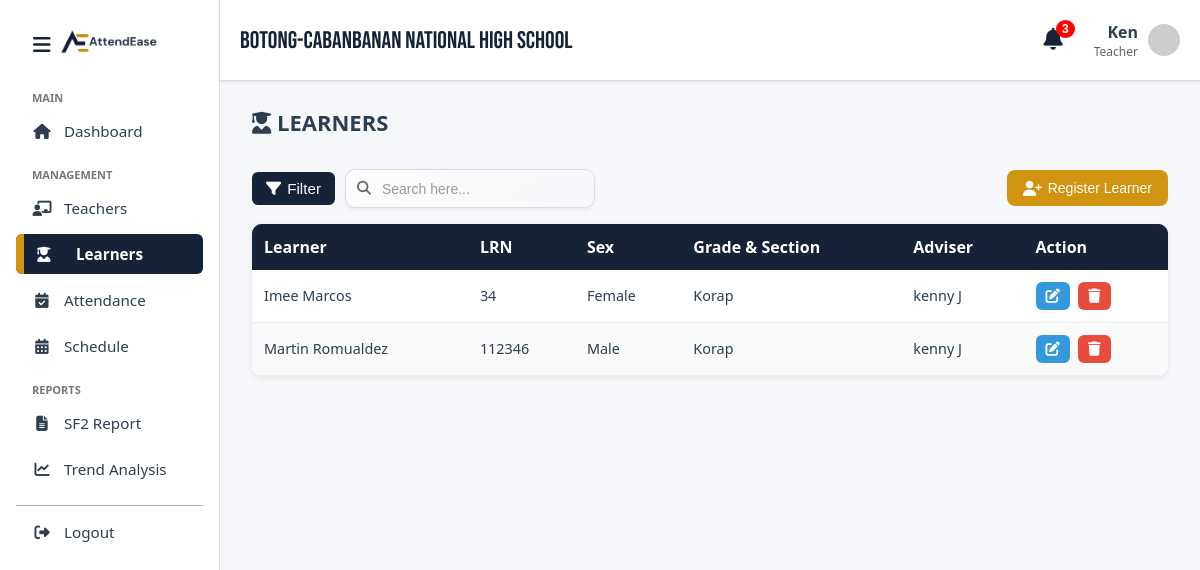
Screenshot of /learners.php (signed in) with the database file from the repository.
### tables this page shows
CREATE TABLE `learner` (
  `learnerID` int(11) NOT NULL,
  `adminID` int(11) NOT NULL,
  `nfcID` int(50) DEFAULT NULL,
  `sectionID` int(11) NOT NULL,
  `fname` varchar(50) NOT NULL,
  `lname` varchar(50) NOT NULL,
  `mname` varchar(50) DEFAULT NULL,
  `LRN` int(20) NOT NULL,
  `sex` enum('Male','Female') NOT NULL
);

CREATE TABLE `section` (
  `sectionID` int(11) NOT NULL,
  `teacherID` int(11) NOT NULL,
  `sectionName` varchar(50) NOT NULL,
  `gradeLevel` enum('7','8','9','10','11') NOT NULL
);

CREATE TABLE `user` (
  `user_ID` int(50) NOT NULL,
  `username` varchar(100) NOT NULL,
  `email` varchar(50) NOT NULL,
  `password` varchar(100) NOT NULL,
  `accountType` enum('Admin','Teacher','') NOT NULL DEFAULT 'Teacher',
  `firstName` varchar(50) NOT NULL,
  `lastName` varchar(50) NOT NULL,
  `middleName` varchar(50) NOT NULL,
  `verified_at` datetime DEFAULT current_timestamp()
);

### learners.php (the view, shortened to what this page needs)
<!DOCTYPE html>
<html lang="en">
<head>
  <link rel="stylesheet" href="css/style.css" />
</head>
<body>
  <div class="container">
    <?php include_once 'includes/sidebar.php'; ?>
    <?php include_once 'includes/header.php'; ?>
    <main class="main-content">
      <div class="page-header">
        <h1><i class="fas fa-user-graduate"></i> LEARNERS</h1>
      </div>
      <div class="search-filter">
        <div class="filter-container">
          <button class="filter-btn" id="filterToggle">
            <i class="fas fa-filter"></i> Filter
          </button>
        </div>
        <div class="search-wrapper">
          <i class="fas fa-search"></i>
          <input type="text" class="search-bar" placeholder="Search here..." />
        </div>
        <button class="register-button" id="openRegisterModal">
          <i class="fas fa-user-plus"></i> Register Learner
        </button>
      </div>
      <div class="table-container">
        <table class="styled-table">
          <thead>
            <tr>
              <th>Learner</th>
              <th>LRN</th>
              <th>Sex</th>
              <th>Grade & Section</th>
              <th>Adviser</th>
              <th>Action</th>
            </tr>
          </thead>
          <tbody id="learnerTable">
            <?php
            $sql = "SELECT
                      learner.learnerID,
                      learner.fname, learner.mname, learner.lname, learner.LRN, learner.sex,
                      section.sectionID, section.sectionName,
                      user.firstName AS adviserFirst, user.lastName AS adviserLast
                    FROM learner
                    LEFT JOIN section ON learner.sectionID = section.sectionID
                    LEFT JOIN teachers ON section.teacherID = teachers.teacherID
                    LEFT JOIN user ON teachers.userID = user.user_ID
                    ORDER BY learner.lname ASC";
            $result = $conn->query($sql);
            if ($result && $result->num_rows > 0) {
              while ($row = $result->fetch_assoc()) {
                echo "
                <tr
                  data-id='{$row['learnerID']}'
                  data-fname='{$row['fname']}'
                  data-mname='{$row['mname']}'
                  data-lname='{$row['lname']}'
                  data-lrn='{$row['LRN']}'
                  data-sex='{$row['sex']}'
                  data-section='{$row['sectionID']}'
                >
                  <td>" . htmlspecialchars($row['fname']) . " " . htmlspecialchars($row['lname']) . "</td>
                  <td>" . htmlspecialchars($row['LRN']) . "</td>
                  <td>" . htmlspecialchars($row['sex']) . "</td>
                  <td>" . htmlspecialchars($row['sectionName']) . "</td>
                  <td>" . htmlspecialchars($row['adviserFirst']) . " " . htmlspecialchars($row['adviserLast']) . "</td>
                  <td class='action-buttons'>
                    <button class='edit-btn' onclick='openEditModal(this)'><i class='fas fa-edit'></i></button>
                    <button class='delete-btn' onclick='openDeleteModal(this)'><i class='fas fa-trash'></i></button>
                  </td>
                </tr>";
              }
            } else {
              echo "<tr><td colspan='6' style='text-align:center;'>No learners found</td></tr>";
            }
            ?>
          </tbody>
        </table>
      </div>
    </main>
  </div>
</body>
</html>

### css/style.css (style rules this page uses)
:root { --primary-color: #d19411; --dark-color: #152238; --light-bg: #f5f7fa; --white: #ffffff; --text-dark: #2c3e50; --text-light: #777; --hover-dark: #1c304d; --hover-primary: #c4860f; --soft-cream: #fff8e6; --font-family: 'Segoe UI', sans-serif; --sidebar-width: 220px; --sidebar-closed-width: 60px; --transition-speed: 0.3s; }
body { margin: 0; font-family: var(--font-family); background-color: var(--light-bg); color: var(--text-dark); }
.main-content { margin-left: var(--sidebar-width); transition: margin-left var(--transition-speed); margin-top: 60px; padding: 2rem; flex-grow: 1; }
.main-content h1 { font-size: 22px; font-weight: 600; margin-bottom: 1rem; color: var(--text-dark); }
.container { display: flex; }

### css/table.css (style rules this page uses)
.page-header { margin-bottom: 2rem; }
.search-filter { display: flex; align-items: center; gap: 10px; margin-bottom: 1rem; }
.filter-btn { padding: 8px 14px; border: none; background: var(--dark-color); color: #fff; border-radius: 6px; cursor: pointer; font-size: 0.95rem; transition: background 0.2s ease; display: flex; align-items: center; gap: 6px; }
.filter-container { position: relative; display: inline-block; }
.search-wrapper { display: flex; align-items: center; gap: 8px; position: relative; max-width: 250px; flex: 1; }
.search-wrapper i { position: absolute; top: 50%; left: 12px; transform: translateY(-50%); color: #666; font-size: 14px; pointer-events: none; }
.search-wrapper .search-bar { width: 100%; padding: 10px 16px 10px 36px; border: 1.5px solid #ddd; border-radius: 10px; background: linear-gradient(145deg, #fdfdfd, #f5f7fa); font-size: 15px; color: var(--text-dark); outline: none; transition: all 0.3s ease; box-shadow: 0 2px 4px rgba(0,0,0,0.05); }
.search-wrapper .search-bar::placeholder { color: #999; font-size: 14px; }
.table-container { background: #fff; border-radius: 10px; box-shadow: 0 2px 6px rgba(0, 0, 0, 0.08); overflow-x: auto; overflow-y: auto; max-height: 500px; }
.styled-table { width: 100%; border-collapse: collapse; min-width: 800px; }
.styled-table thead { background: var(--dark-color); color: #fff; }
.styled-table thead th { padding: 12px; text-align: left; font-weight: 600; position: sticky; top: 0; z-index: 2; background: var(--dark-color); box-shadow: 0 2px 3px rgba(0, 0, 0, 0.1); }
.styled-table tbody tr { border-bottom: 1px solid #eee; }
.styled-table tbody tr:nth-child(even) { background: #fafafa; }
.styled-table tbody tr:nth-child(odd) { background: #fff; }
.styled-table td { padding: 12px; font-size: 0.9rem; color: var(--text-dark); }
.action-buttons { display: flex; gap: 8px; }
.action-buttons button { border: none; cursor: pointer; padding: 6px 10px; border-radius: 6px; font-size: 0.9rem; transition: background 0.2s ease; }
.edit-btn { background: #3498db; color: #fff; }
.delete-btn { background: #e74c3c; color: #fff; }
.register-button { background: var(--primary-color); color: #fff; border: none; padding: 10px 16px; border-radius: 8px; font-size: 14px; cursor: pointer; display: flex; align-items: center; gap: 6px; transition: background 0.3s ease; flex-shrink: 0; margin-left: auto; }
.register-button i { font-size: 15px; }

### rows the page displays
learner: fname "Imee", lname "Marcos", LRN "34", sex "Female", sectionID.sectionName "Korap", user.firstName "kenny", user.lastName "J"
learner: fname "Martin", lname "Romualdez", LRN "112346", sex "Male", sectionID.sectionName "Korap", user.firstName "kenny", user.lastName "J"

### other values shown
$_SESSION['username'] "Ken"
$_SESSION['role'] "Teacher"
